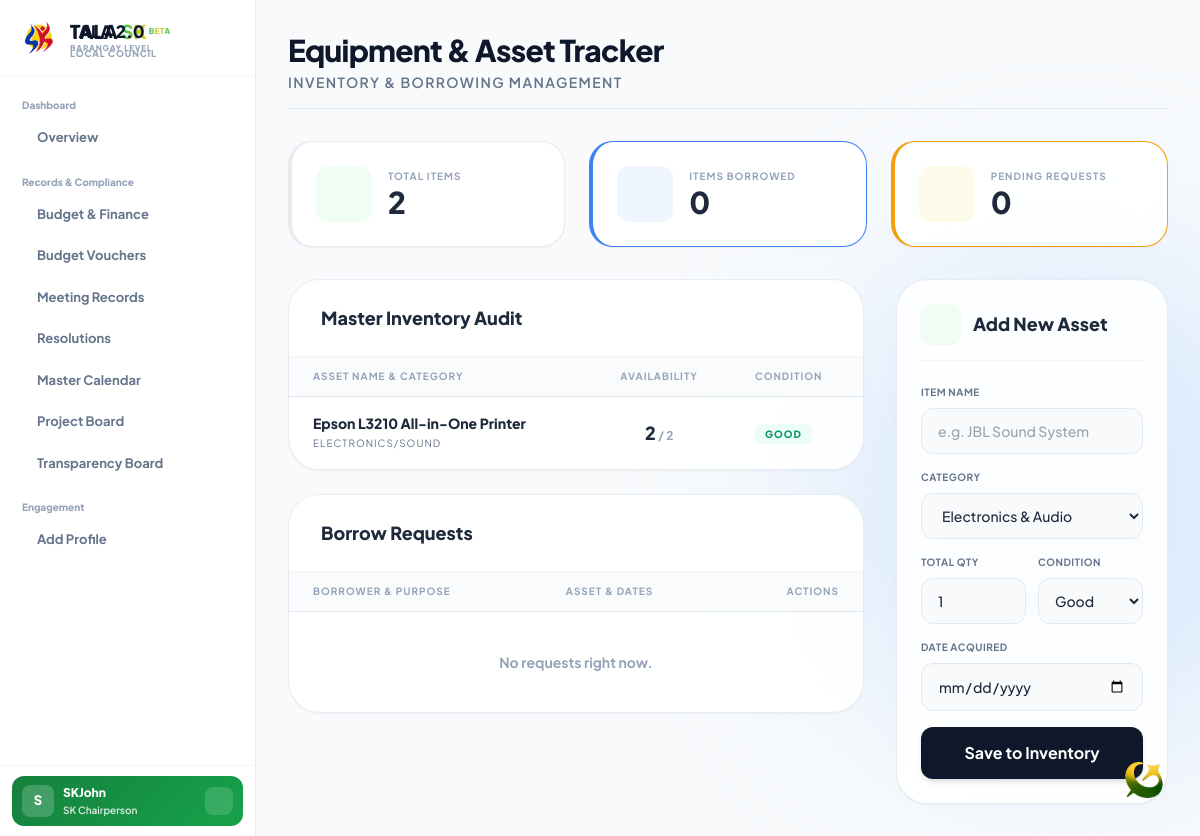
Screenshot of /manage_assets.php (signed in) with the database file from the repository.
### tables this page shows
CREATE TABLE `sk_assets` (
  `id` int(11) NOT NULL,
  `barangay` varchar(255) NOT NULL,
  `asset_name` varchar(255) NOT NULL,
  `category` varchar(100) NOT NULL,
  `quantity_total` int(11) NOT NULL DEFAULT 1,
  `quantity_available` int(11) NOT NULL DEFAULT 1,
  `condition_status` enum('Good','Needs Repair','Broken') DEFAULT 'Good',
  `date_acquired` date DEFAULT NULL,
  `created_at` timestamp NULL DEFAULT current_timestamp()
);

### manage_assets.php (the view, shortened to what this page needs)
<?php
require 'db_connect.php';
$isAdmin = ($_SESSION['role'] === 'admin');
$barangay = isset($_SESSION['admin_barangay']) ? $_SESSION['admin_barangay'] : 'Municipal Level';
try {
    $pdo->exec("CREATE TABLE IF NOT EXISTS `sk_assets` (
        `id` INT AUTO_INCREMENT PRIMARY KEY,
        `barangay` VARCHAR(255) NOT NULL,
        `asset_name` VARCHAR(255) NOT NULL,
        `category` VARCHAR(100) NOT NULL,
        `quantity_total` INT NOT NULL DEFAULT 1,
        `quantity_available` INT NOT NULL DEFAULT 1,
        `condition_status` ENUM('Good', 'Needs Repair', 'Broken') DEFAULT 'Good',
        `date_acquired` DATE,
        `created_at` TIMESTAMP DEFAULT CURRENT_TIMESTAMP
    )");
    $pdo->exec("CREATE TABLE IF NOT EXISTS `sk_asset_requests` (
        `id` INT AUTO_INCREMENT PRIMARY KEY,
        `asset_id` INT NOT NULL,
        `barangay` VARCHAR(255) NOT NULL,
        `youth_id` INT NOT NULL,
        `youth_name` VARCHAR(255) NOT NULL,
        `purpose` TEXT,
        `borrow_date` DATE NOT NULL,
        `return_date` DATE NOT NULL,
        `status` ENUM('Pending', 'Approved', 'Returned', 'Rejected') DEFAULT 'Pending',
        `created_at` TIMESTAMP DEFAULT CURRENT_TIMESTAMP,
        FOREIGN KEY (`asset_id`) REFERENCES `sk_assets`(`id`) ON DELETE CASCADE
    )");
} catch (PDOException $e) {}
$assetsQuery = $isAdmin ? "SELECT * FROM sk_assets ORDER BY created_at DESC" : "SELECT * FROM sk_assets WHERE barangay = ? ORDER BY created_at DESC";
$reqsQuery = $isAdmin ? "SELECT r.*, a.asset_name FROM sk_asset_requests r JOIN sk_assets a ON r.asset_id = a.id ORDER BY r.created_at DESC" : "SELECT r.*, a.asset_name FROM sk_asset_requests r JOIN sk_assets a ON r.asset_id = a.id WHERE r.barangay = ? ORDER BY r.created_at DESC";
$stmtAssets = $pdo->prepare($assetsQuery);
$stmtReqs = $pdo->prepare($reqsQuery);
if($isAdmin) { $stmtAssets->execute(); $stmtReqs->execute(); }
else { $stmtAssets->execute([$barangay]); $stmtReqs->execute([$barangay]); }
$assets = $stmtAssets->fetchAll(PDO::FETCH_ASSOC);
$requests = $stmtReqs->fetchAll(PDO::FETCH_ASSOC);
$totalItems = array_sum(array_column($assets, 'quantity_total'));
$availableItems = array_sum(array_column($assets, 'quantity_available'));
$borrowedItems = $totalItems - $availableItems;
?>
<!DOCTYPE html>
<html lang="en">
<head>
    <script src="https://cdn.tailwindcss.com"></script>
</head>
<body class="text-slate-800 antialiased flex h-screen overflow-hidden selection:bg-brand-900 selection:text-white">
    <div class="ambient-bg">
        <div class="blob bg-brand-200 w-[500px] h-[500px] -top-[10%] -left-[10%]"></div>
    </div>
    <?php
    if ($isAdmin) include 'sidebar_admin.php';
    else include 'sidebar_sk.php';
    ?>
    <main class="flex-1 overflow-y-auto p-8 ml-64 relative z-10">
        <div class="max-w-7xl mx-auto space-y-8">
            <div class="flex justify-between items-end pb-4 border-b border-slate-200">
                <div>
                    <h1 class="text-3xl font-extrabold text-slate-900 tracking-tight">Equipment & Asset Tracker</h1>
                    <p class="text-sm font-semibold text-slate-500 mt-1 uppercase tracking-widest">Inventory & Borrowing Management</p>
                </div>
            </div>
            <div class="grid grid-cols-1 md:grid-cols-3 gap-6">
                <div class="glass-card p-6 rounded-3xl shadow-sm border-l-4 border-brand-500 flex items-center gap-4">
                    <div class="w-14 h-14 bg-brand-50 text-brand-600 rounded-xl flex items-center justify-center text-3xl"><i class="ph-fill ph-package"></i></div>
                    <div><p class="text-[10px] font-bold text-slate-400 uppercase tracking-widest">Total Items</p><p class="text-3xl font-black text-slate-800"><?= $totalItems ?></p></div>
                </div>
                <div class="glass-card p-6 rounded-3xl shadow-sm border-l-4 border-blue-500 flex items-center gap-4">
                    <div class="w-14 h-14 bg-blue-50 text-blue-600 rounded-xl flex items-center justify-center text-3xl"><i class="ph-fill ph-hand-coins"></i></div>
                    <div><p class="text-[10px] font-bold text-slate-400 uppercase tracking-widest">Items Borrowed</p><p class="text-3xl font-black text-slate-800"><?= $borrowedItems ?></p></div>
                </div>
                <div class="glass-card p-6 rounded-3xl shadow-sm border-l-4 border-amber-500 flex items-center gap-4">
                    <div class="w-14 h-14 bg-amber-50 text-amber-600 rounded-xl flex items-center justify-center text-3xl"><i class="ph-fill ph-clipboard-text"></i></div>
                    <div><p class="text-[10px] font-bold text-slate-400 uppercase tracking-widest">Pending Requests</p><p class="text-3xl font-black text-slate-800"><?= count(array_filter($requests, fn($r) => $r['status'] === 'Pending')) ?></p></div>
                </div>
            </div>
            <div class="grid grid-cols-1 lg:grid-cols-3 gap-8">
                <div class="lg:col-span-2 space-y-6">
                    <div class="glass-card rounded-[2rem] shadow-sm overflow-hidden">
                        <div class="p-6 border-b border-slate-100 flex justify-between items-center bg-white/50">
                            <h2 class="text-lg font-extrabold text-slate-800 flex items-center gap-2"><i class="ph-bold ph-archive-box text-brand-600"></i> Master Inventory Audit</h2>
                        </div>
                        <div class="overflow-x-auto">
                            <table class="w-full text-left border-collapse">
                                <thead>
                                    <tr class="bg-slate-50/80 text-[10px] font-bold text-slate-400 uppercase tracking-widest border-b border-slate-200">
                                        <th class="py-3 px-6">Asset Name & Category</th>
                                        <th class="py-3 px-6 text-center">Availability</th>
                                        <th class="py-3 px-6">Condition</th>
                                    </tr>
                                </thead>
                                <tbody class="text-sm divide-y divide-slate-100">
                                    <?php if(empty($assets)): ?>
                                        <tr><td colspan="3" class="py-10 text-center font-bold text-slate-400">No assets recorded.</td></tr>
                                    <?php else: ?>
                                        <?php foreach($assets as $a):
                                            $condClass = $a['condition_status'] == 'Good' ? 'text-emerald-600 bg-emerald-50' : ($a['condition_status'] == 'Broken' ? 'text-red-600 bg-red-50' : 'text-amber-600 bg-amber-50');
                                        ?>
                                        <tr class="hover:bg-slate-50/50">
                                            <td class="py-4 px-6">
                                                <p class="font-extrabold text-slate-800"><?= htmlspecialchars($a['asset_name']) ?></p>
                                                <p class="text-[10px] text-slate-500 uppercase tracking-widest"><?= htmlspecialchars($a['category']) ?></p>
                                            </td>
                                            <td class="py-4 px-6 text-center">
                                                <span class="font-black text-slate-800 text-lg"><?= $a['quantity_available'] ?></span>
                                                <span class="text-xs text-slate-400 font-bold">/ <?= $a['quantity_total'] ?></span>
                                            </td>
                                            <td class="py-4 px-6">
                                                <span class="px-2.5 py-1 rounded-md text-[10px] font-extrabold uppercase tracking-widest <?= $condClass ?>"><?= $a['condition_status'] ?></span>
                                            </td>
                                        </tr>
                                        <?php endforeach; ?>
                                    <?php endif; ?>
                                </tbody>
                            </table>
                        </div>
                    </div>
                    <div class="glass-card rounded-[2rem] shadow-sm overflow-hidden">
                        <div class="p-6 border-b border-slate-100 flex justify-between items-center bg-white/50">
                            <h2 class="text-lg font-extrabold text-slate-800 flex items-center gap-2"><i class="ph-bold ph-hand-pointing text-brand-600"></i> Borrow Requests</h2>
                        </div>
                        <div class="overflow-x-auto">
                            <table class="w-full text-left border-collapse">
                                <thead>
                                    <tr class="bg-slate-50/80 text-[10px] font-bold text-slate-400 uppercase tracking-widest border-b border-slate-200">
                                        <th class="py-3 px-6">Borrower & Purpose</th>
                                        <th class="py-3 px-6">Asset & Dates</th>
                                        <th class="py-3 px-6 text-right">Actions</th>
                                    </tr>
                                </thead>
                                <tbody class="text-sm divide-y divide-slate-100">
                                    <?php if(empty($requests)): ?>
                                        <tr><td colspan="3" class="py-10 text-center font-bold text-slate-400">No requests right now.</td></tr>
                                    <?php endif; ?>
                                </tbody>
                            </table>
                        </div>
                    </div>
                </div>
                <div class="lg:col-span-1">
                    <div class="glass-card p-6 rounded-[2rem] shadow-sm sticky top-8">
                        <div class="flex items-center gap-3 mb-6 border-b border-slate-100 pb-4">
                            <div class="w-10 h-10 bg-brand-50 text-brand-600 rounded-xl flex items-center justify-center text-xl shadow-sm"><i class="ph-bold ph-plus"></i></div>
                            <h2 class="text-lg font-extrabold text-slate-800">Add New Asset</h2>
                        </div>
                        <form method="POST" class="space-y-4">
                            <div>
                                <label class="block text-[10px] font-bold text-slate-500 uppercase tracking-wider mb-2">Item Name</label>
                                <input type="text" name="asset_name" required placeholder="e.g. JBL Sound System" class="w-full bg-slate-50 border border-slate-200 rounded-xl px-4 py-3 text-sm font-medium focus:ring-2 focus:ring-brand-600 outline-none">
                            </div>
                            <div>
                                <label class="block text-[10px] font-bold text-slate-500 uppercase tracking-wider mb-2">Category</label>
                                <select name="category" required class="w-full bg-slate-50 border border-slate-200 rounded-xl px-4 py-3 text-sm font-medium focus:ring-2 focus:ring-brand-600 outline-none">
                                    <option value="Electronics/Sound">Electronics & Audio</option>
                                </select>
                            </div>
                            <div class="grid grid-cols-2 gap-3">
                                <div>
                                    <label class="block text-[10px] font-bold text-slate-500 uppercase tracking-wider mb-2">Total Qty</label>
                                    <input type="number" min="1" name="quantity" required value="1" class="w-full bg-slate-50 border border-slate-200 rounded-xl px-4 py-3 text-sm font-medium focus:ring-2 focus:ring-brand-600 outline-none">
                                </div>
                                <div>
                                    <label class="block text-[10px] font-bold text-slate-500 uppercase tracking-wider mb-2">Condition</label>
                                    <select name="condition" required class="w-full bg-slate-50 border border-slate-200 rounded-xl px-3 py-3 text-sm font-medium focus:ring-2 focus:ring-brand-600 outline-none">
                                        <option value="Good">Good</option>
                                    </select>
                                </div>
                            </div>
                            <div>
                                <label class="block text-[10px] font-bold text-slate-500 uppercase tracking-wider mb-2">Date Acquired</label>
                                <input type="date" name="date_acquired" required class="w-full bg-slate-50 border border-slate-200 rounded-xl px-4 py-3 text-sm font-medium focus:ring-2 focus:ring-brand-600 outline-none">
                            </div>
                            <button type="submit" class="w-full bg-slate-900 hover:bg-brand-700 text-white font-bold py-3.5 rounded-xl transition shadow-md mt-4">Save to Inventory</button>
                        </form>
                    </div>
                </div>
            </div>
        </div>
    </main>
</body>
</html>

### manage_assets.php (style rules this page uses)
.glass-card { background: rgba(255, 255, 255, 0.9); backdrop-filter: blur(24px); border: 1px solid rgba(226, 232, 240, 0.8); }
.ambient-bg { position: fixed; inset: 0; z-index: -1; background: #f8fafc; overflow: hidden; pointer-events: none; }
.blob { position: absolute; filter: blur(90px); opacity: 0.5; border-radius: 50%; mix-blend-multiply: true; }

### rows the page displays
sk_assets: asset_name "Epson L3210 All-in-One Printer", category "ELECTRONICS/SOUND", quantity_available "2", quantity_total "2", condition_status "GOOD"

### other values shown
substr($sk_name, 0, 1) "S"
$sk_name "SKJohn"
$position "SK Chairperson"
$totalItems "2"
$borrowedItems "0"
count(array_filter($requests, fn($r) => $r['status'] === 'Pending')) "0"
